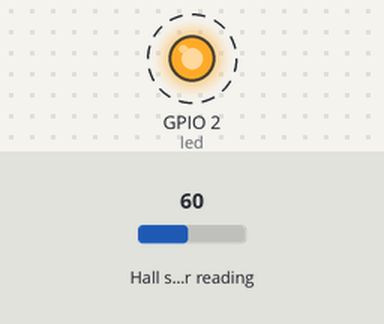
Bench run of a program on a simulated ESP32 board running MicroPython. On the bench: output pins drawn as LEDs (lit = HIGH). Dashed ring = blinking. Inputs (shaded band) come from the test bench; at power-on: Hall sensor reading 60. Library files of the repository ran but are not shown: 1 file(s); what the program prints to the serial console is not drawn.

Above: at 0.2 s.
Timing chart, 0 to 3.0 s (numbered marks = the images above):
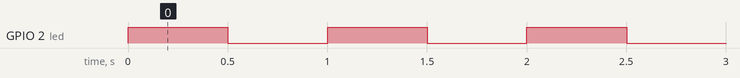

Measured:
- by itself, GPIO 2 (led): alternates HIGH for 0.50 s and LOW for 0.50 s

The program:

main.py
```python
from machine import Pin
from time import sleep
import esp32
led = Pin(2,Pin.OUT)
while True:
    print(esp32.hall_sensor())
    led.value(not led.value())
    sleep(0.5)
```
